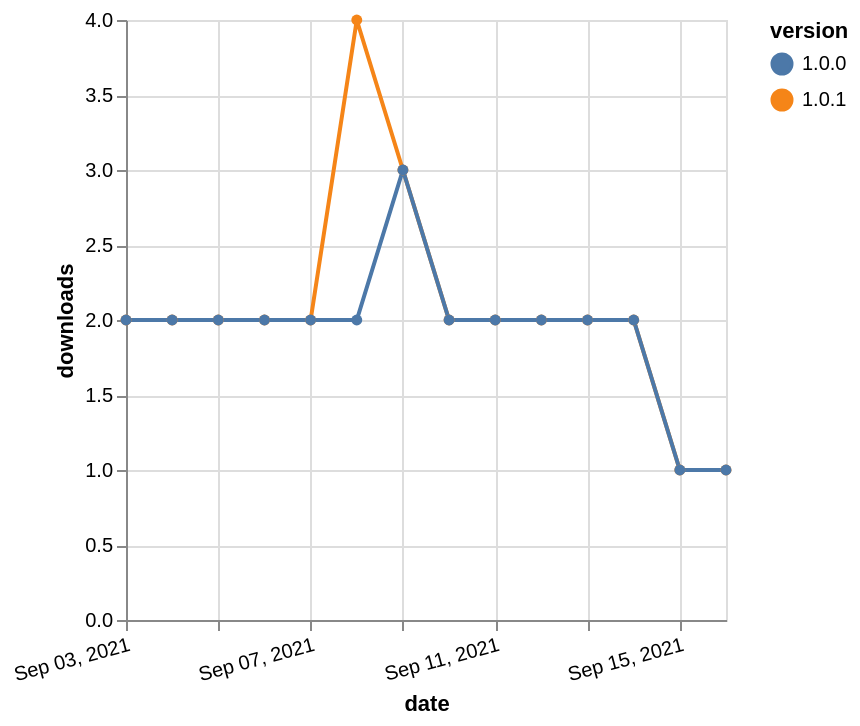

Write the Vega-Lite specification saved for this chart.
### Vega-Lite specification from a JSON file in a GitHub repository (floating-point values rounded to 4 significant figures)
{"$schema": "https://vega.github.io/schema/vega-lite/v5.json", "description": "A simple bar chart with embedded data.", "data": {"values": [{"date": "2021-09-03", "total": 2258, "delta": 2, "version": "1.0.1"}, {"date": "2021-09-04", "total": 2260, "delta": 2, "version": "1.0.1"}, {"date": "2021-09-05", "total": 2262, "delta": 2, "version": "1.0.1"}, {"date": "2021-09-06", "total": 2264, "delta": 2, "version": "1.0.1"}, {"date": "2021-09-07", "total": 2266, "delta": 2, "version": "1.0.1"}, {"date": "2021-09-08", "total": 2270, "delta": 4, "version": "1.0.1"}, {"date": "2021-09-09", "total": 2273, "delta": 3, "version": "1.0.1"}, {"date": "2021-09-10", "total": 2275, "delta": 2, "version": "1.0.1"}, {"date": "2021-09-11", "total": 2277, "delta": 2, "version": "1.0.1"}, {"date": "2021-09-12", "total": 2279, "delta": 2, "version": "1.0.1"}, {"date": "2021-09-13", "total": 2281, "delta": 2, "version": "1.0.1"}, {"date": "2021-09-14", "total": 2283, "delta": 2, "version": "1.0.1"}, {"date": "2021-09-15", "total": 2284, "delta": 1, "version": "1.0.1"}, {"date": "2021-09-16", "total": 2285, "delta": 1, "version": "1.0.1"}, {"date": "2021-09-03", "total": 2116, "delta": 2, "version": "1.0.0"}, {"date": "2021-09-04", "total": 2118, "delta": 2, "version": "1.0.0"}, {"date": "2021-09-05", "total": 2120, "delta": 2, "version": "1.0.0"}, {"date": "2021-09-06", "total": 2122, "delta": 2, "version": "1.0.0"}, {"date": "2021-09-07", "total": 2124, "delta": 2, "version": "1.0.0"}, {"date": "2021-09-08", "total": 2126, "delta": 2, "version": "1.0.0"}, {"date": "2021-09-09", "total": 2129, "delta": 3, "version": "1.0.0"}, {"date": "2021-09-10", "total": 2131, "delta": 2, "version": "1.0.0"}, {"date": "2021-09-11", "total": 2133, "delta": 2, "version": "1.0.0"}, {"date": "2021-09-12", "total": 2135, "delta": 2, "version": "1.0.0"}, {"date": "2021-09-13", "total": 2137, "delta": 2, "version": "1.0.0"}, {"date": "2021-09-14", "total": 2139, "delta": 2, "version": "1.0.0"}, {"date": "2021-09-15", "total": 2140, "delta": 1, "version": "1.0.0"}, {"date": "2021-09-16", "total": 2141, "delta": 1, "version": "1.0.0"}]}, "width": "container", "mark": {"type": "line", "point": {"filled": true}}, "encoding": {"x": {"field": "date", "type": "temporal", "timeUnit": "yearmonthdate", "title": "date", "axis": {"labelAngle": -15}}, "y": {"field": "delta", "type": "quantitative", "title": "downloads"}, "color": {"field": "version", "type": "nominal"}, "tooltip": {"field": "delta"}}}
